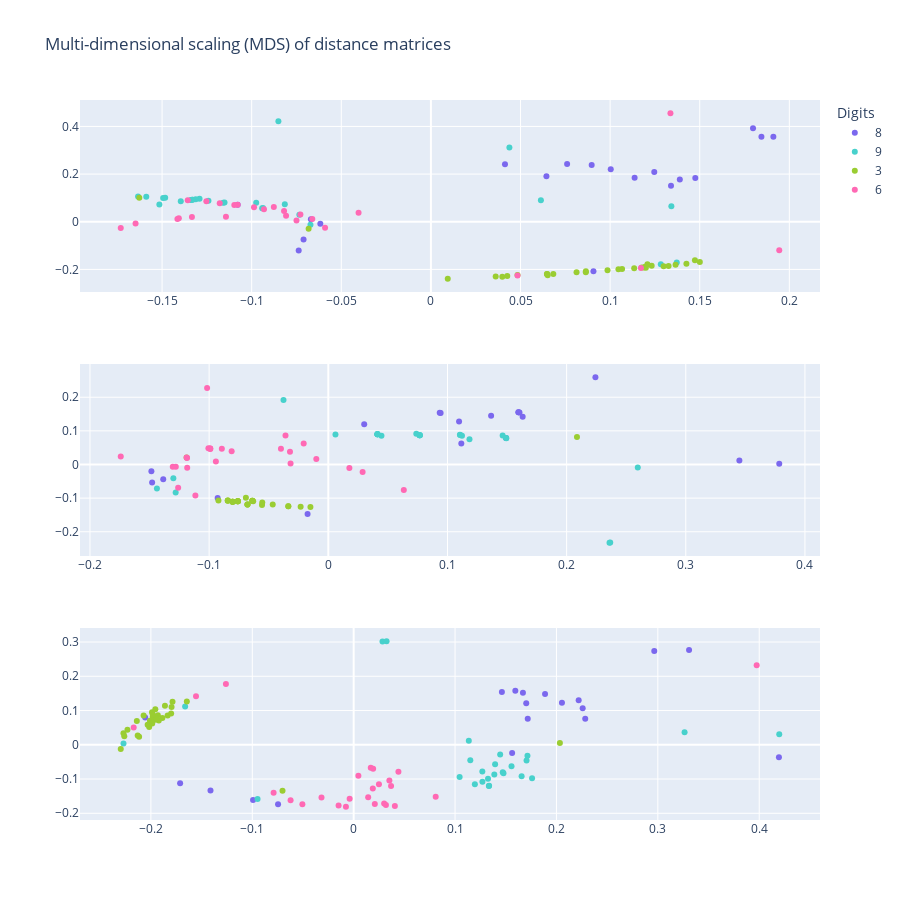

Notebook source saved alongside this figure:
### Markdown cell above
### Multi-dimensional Scaling (MDS)

### Code cell
MDS_analysis((D1, D2, D_sheaf), labels_bb)
